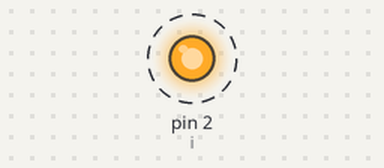
Bench run of a sketch on a simulated Arduino Uno, built with avr-gcc and run on an emulated ATmega328P. Parts: output pins drawn as LEDs (lit = HIGH). Dashed ring = blinking.

Above: at 0.5 s.
Timing chart, 0 to 4.6 s (numbered marks = the images above):
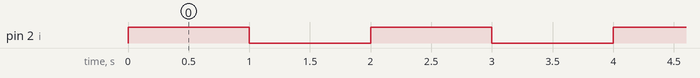

The sketch:

Blink.ino
```cpp
int i = 2;
void setup() {
  // initialize digital pin LED_BUILTIN as an output.
  pinMode(i, OUTPUT);
}

// the loop function runs over and over again forever
void loop() {
  digitalWrite(i, HIGH);  // turn the LED on (HIGH is the voltage level)
  delay(1000);                      // wait for a second
  digitalWrite(i, LOW);   // turn the LED off by making the voltage LOW
  delay(1000);                      // wait for a second
}
```

Measured:
- by itself, pin 2 (i): alternates HIGH for 1.0 s and LOW for 1.0 s
